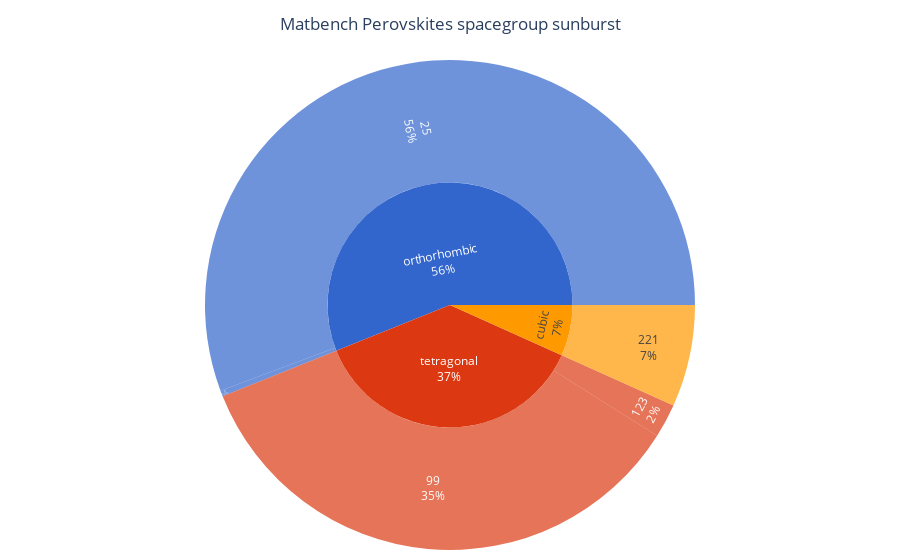

The code cell stored with this chart in its notebook:
### Code cell
fig = spacegroup_sunburst(df_perov.spglib_spg_num, show_counts="percent")
fig.update_layout(title=dict(text="Matbench Perovskites spacegroup sunburst", x=0.5))

### Figure 1 — Plotly figure (JSON) as saved in the notebook; plotly's stock layout.template omitted (floating-point values rounded to 4 significant figures)
{"data": [{"branchvalues": "total", "domain": {"x": [0, 1], "y": [0, 1]}, "hovertemplate": "labels=%{label}<br>count=%{value}<br>parent=%{parent}<br>id=%{id}<extra></extra>", "ids": ["orthorhombic/25", "orthorhombic/47", "tetragonal/99", "tetragonal/123", "cubic/221", "cubic", "orthorhombic", "tetragonal"], "labels": ["25", "47", "99", "123", "221", "cubic", "orthorhombic", "tetragonal"], "name": "", "parents": ["orthorhombic", "orthorhombic", "tetragonal", "tetragonal", "cubic", "", "", ""], "textinfo": "label+percent entry", "type": "sunburst", "values": [10540, 74, 6617, 424, 1273, 1273, 10614, 7041]}], "layout": {"legend": {"tracegroupgap": 0}, "margin": {"b": 10, "l": 10, "pad": 10, "r": 10, "t": 60}, "paper_bgcolor": "rgba(0, 0, 0, 0)", "sunburstcolorway": ["#3366CC", "#DC3912", "#FF9900", "#109618", "#990099", "#0099C6", "#DD4477", "#66AA00", "#B82E2E", "#316395"], "title": {"text": "Matbench Perovskites spacegroup sunburst", "x": 0.5}}}
